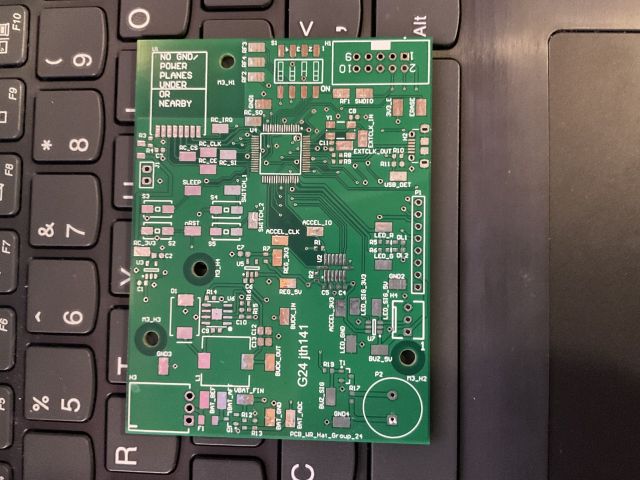
#> input picture Train Images/plain_pcb.jpg, 1280 x 960 px, found by its file name (shown at 1/2 size)
$ python grayscaling.py   (older library calls are emulated)
#> lines starting #> are read from the running program, lines starting #| are printed output that depends on the picture
import cv2
import numpy as np

# Load the image
image = cv2.imread('plain_pcb.jpg')
#> image is the input picture: shape (960, 1280, 3); mean B, G, R 85.1, 97.8, 91.6
image = cv2.resize(image, (int(image.shape[1]*0.7), int(image.shape[0]*0.7)))
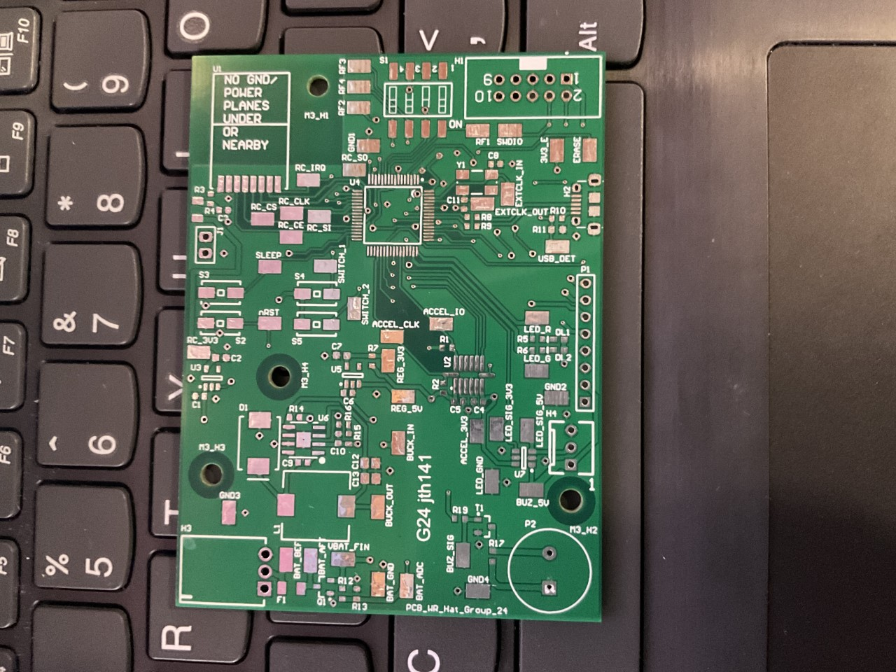
#> image: shape (672, 896, 3); mean B, G, R 85, 97.7, 91.5

# Split the image into its color channels
b, g, r = cv2.split(image)
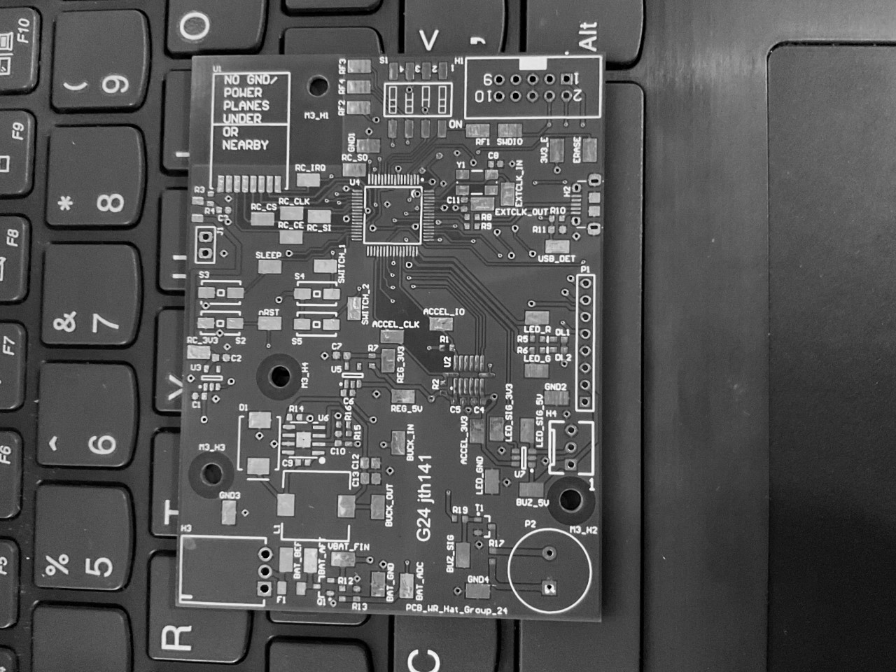
#> b: shape (672, 896); min 0, max 253, mean 85
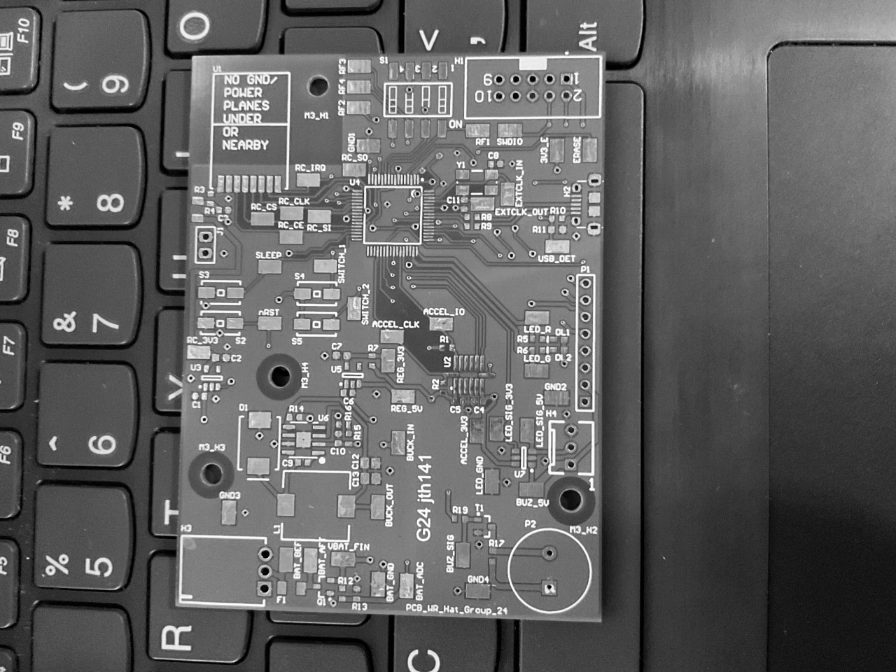
#> g: shape (672, 896); min 0, max 255, mean 97.7
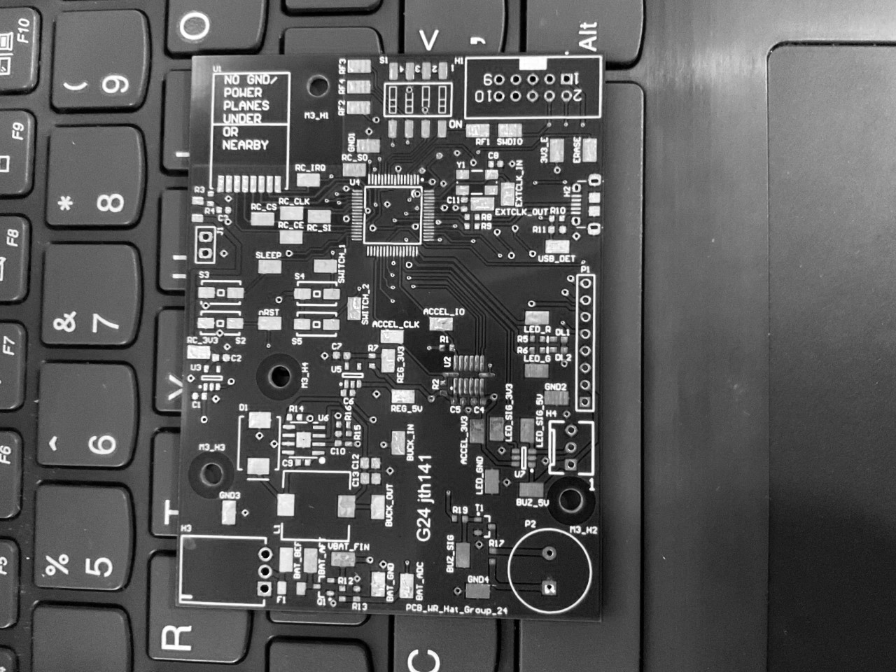
#> r: shape (672, 896); min 0, max 255, mean 91.5

# Calculate the difference between the red and green channels
diff_rg = cv2.subtract(r, g)
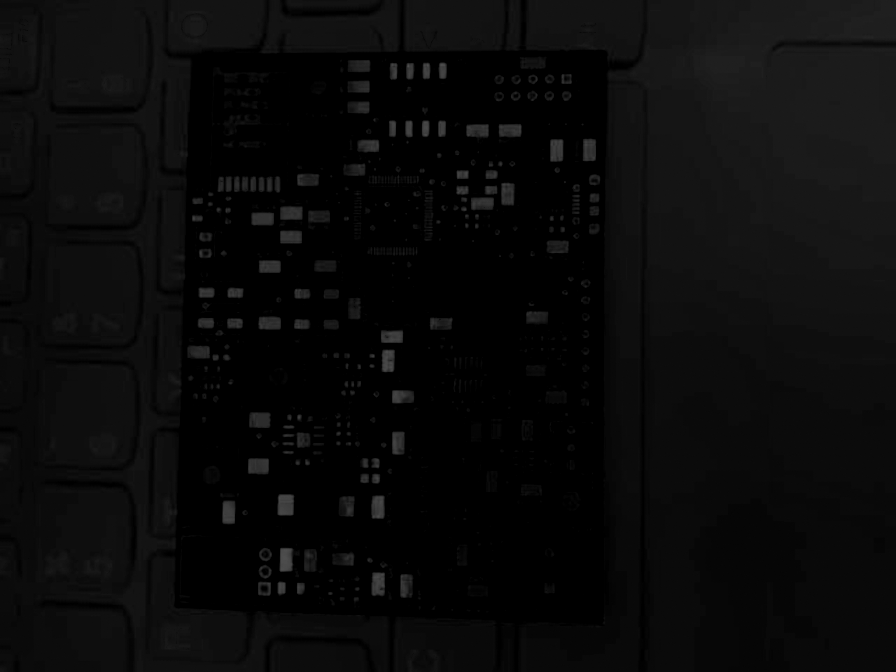
#> diff_rg: shape (672, 896); min 0, max 79, mean 10

# Normalize the difference image
norm_diff_rg = cv2.normalize(diff_rg, None, alpha=0, beta=255, norm_type=cv2.NORM_MINMAX, dtype=cv2.CV_8U)
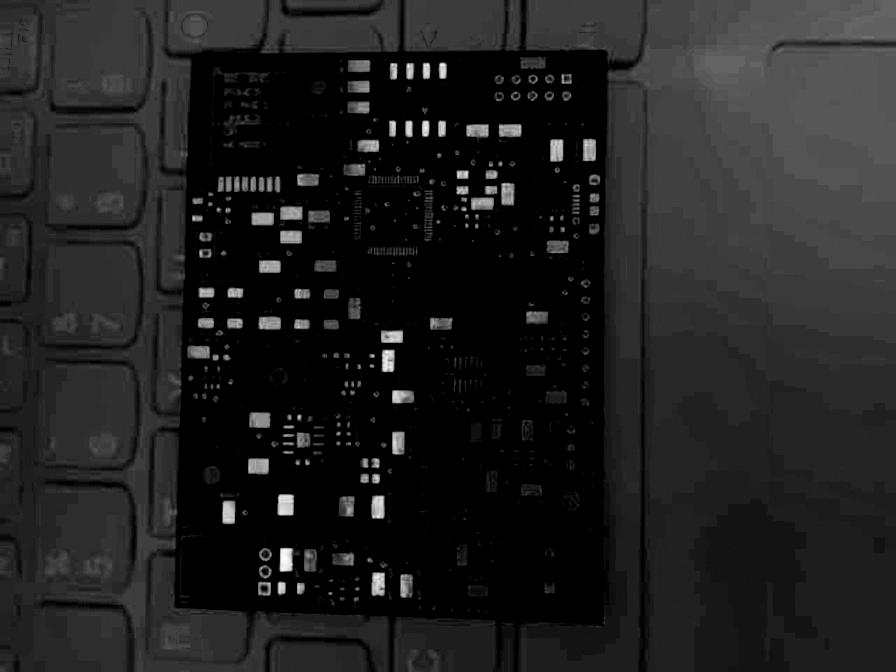
#> norm_diff_rg: shape (672, 896); min 0, max 255, mean 32.2

kernel = np.ones((3,3),np.uint8)
erosion = cv2.erode(norm_diff_rg,kernel,iterations = 1)
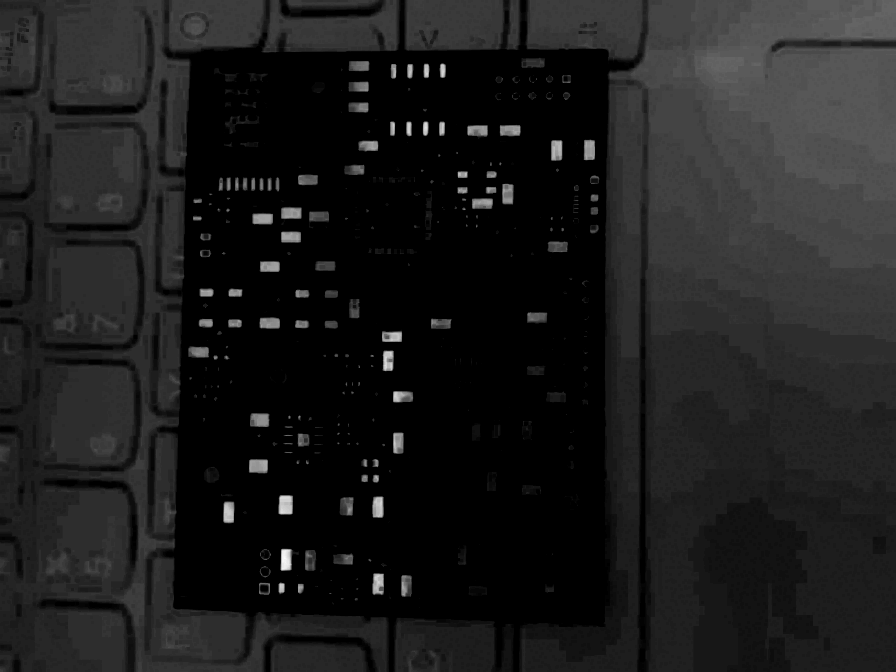
#> erosion: shape (672, 896); min 0, max 252, mean 28.7
closing = cv2.morphologyEx(norm_diff_rg, cv2.MORPH_CLOSE, kernel)
opening = cv2.morphologyEx(norm_diff_rg, cv2.MORPH_OPEN, kernel)

# Display the resulting grayscale image
cv2.imshow('Grayscale Image', norm_diff_rg)
# cv2.imshow('Closing', closing)
# cv2.imshow('Erosion', erosion)
cv2.imshow('Opening', opening)
cv2.waitKey(0)
cv2.destroyAllWindows()

$ run again, with Train Images/IMG_0096.jpg copied over Train Images/plain_pcb.jpg
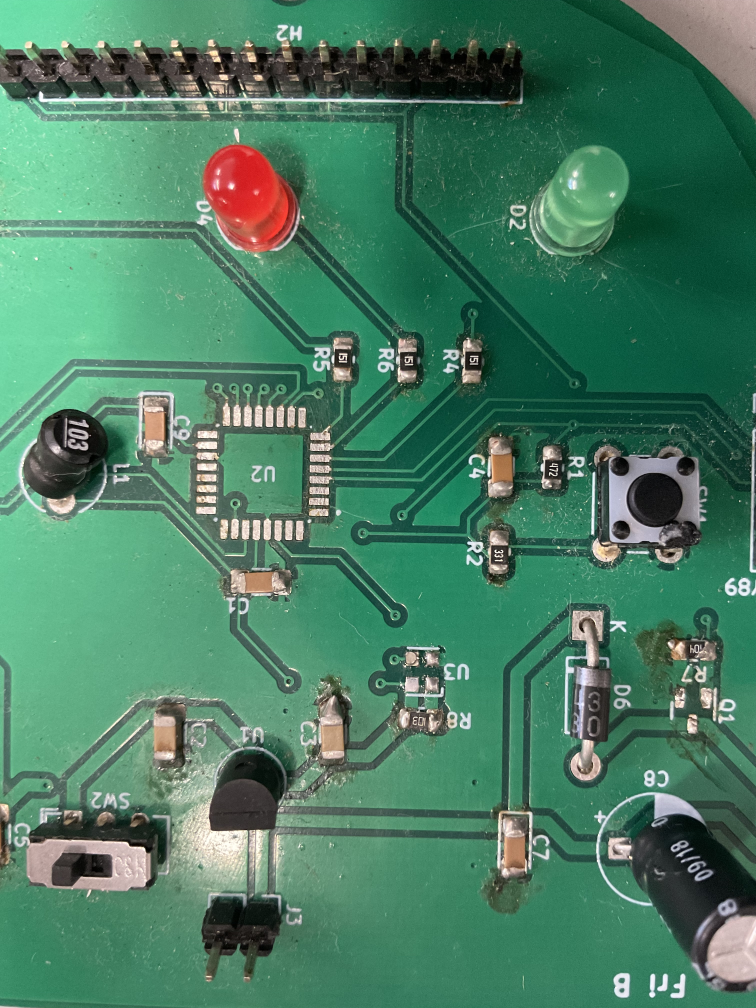
#> input picture Train Images/IMG_0096.jpg, 3024 x 4032 px, found by its file name (shown at 1/4 size)
#> image is the input picture: shape (4032, 3024, 3); mean B, G, R 99.3, 124.9, 73.5
#> image: shape (2822, 2116, 3)
#> `b, g, r = cv2.split(image)`:
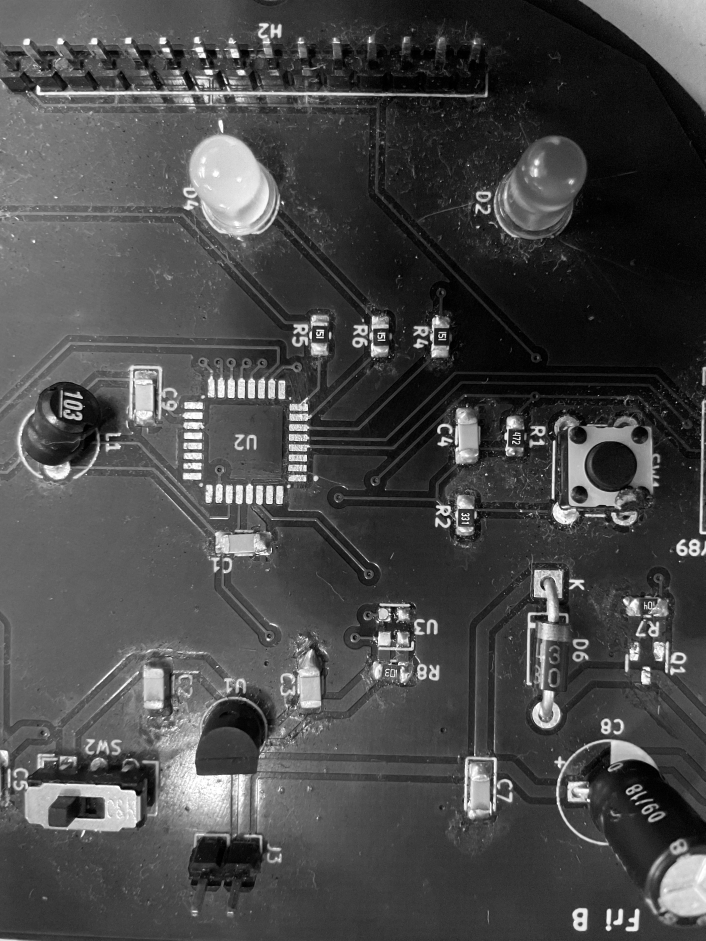
#> r: shape (2822, 2116) (shown at 1/3 size); min 0, max 255, mean 73.4
#> `diff_rg = cv2.subtract(r, g)`:
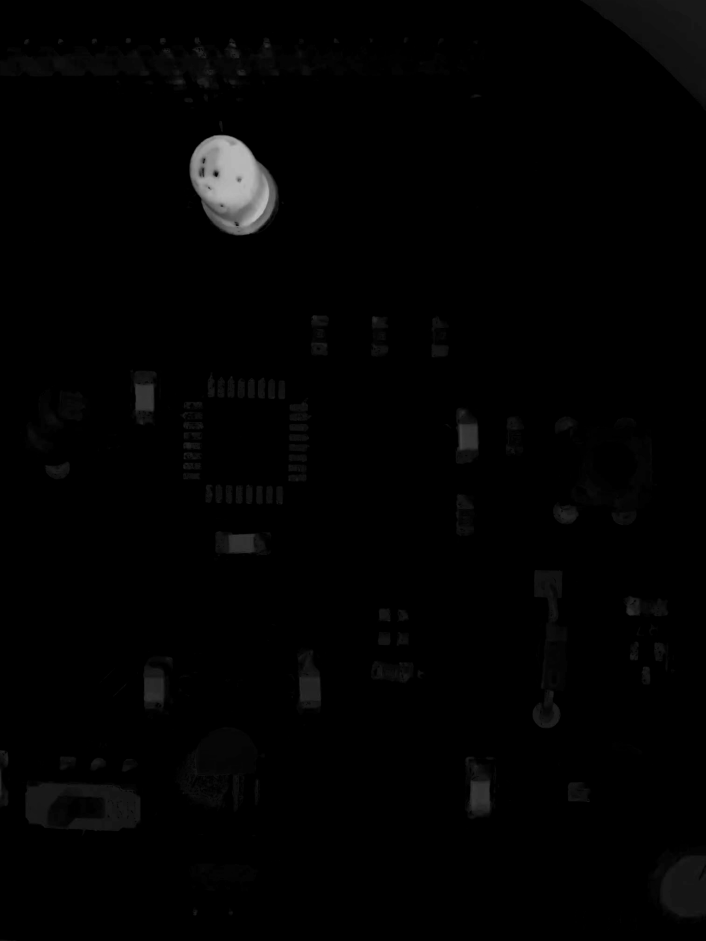
#> diff_rg: shape (2822, 2116) (shown at 1/3 size); min 0, max 191, mean 2.6

$ run again, with Train Images/IMG_0097.jpg copied over Train Images/plain_pcb.jpg
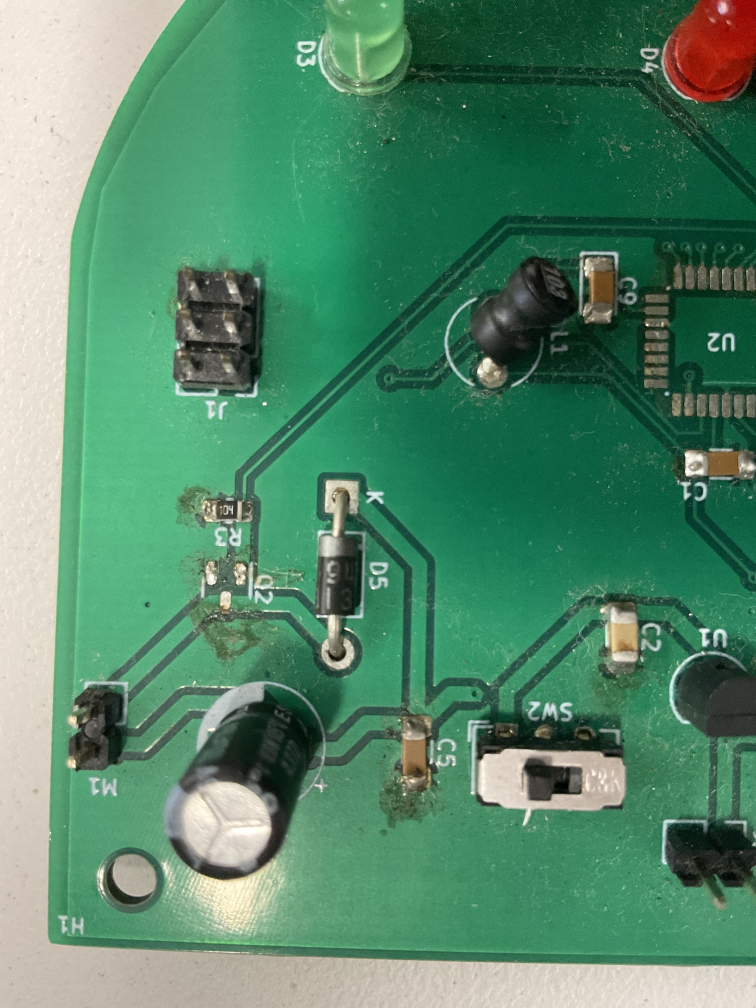
#> input picture Train Images/IMG_0097.jpg, 3024 x 4032 px, found by its file name (shown at 1/4 size)
#> image is the input picture: shape (4032, 3024, 3); mean B, G, R 106.4, 136.2, 84.8
#> image: shape (2822, 2116, 3)
#> `b, g, r = cv2.split(image)`:
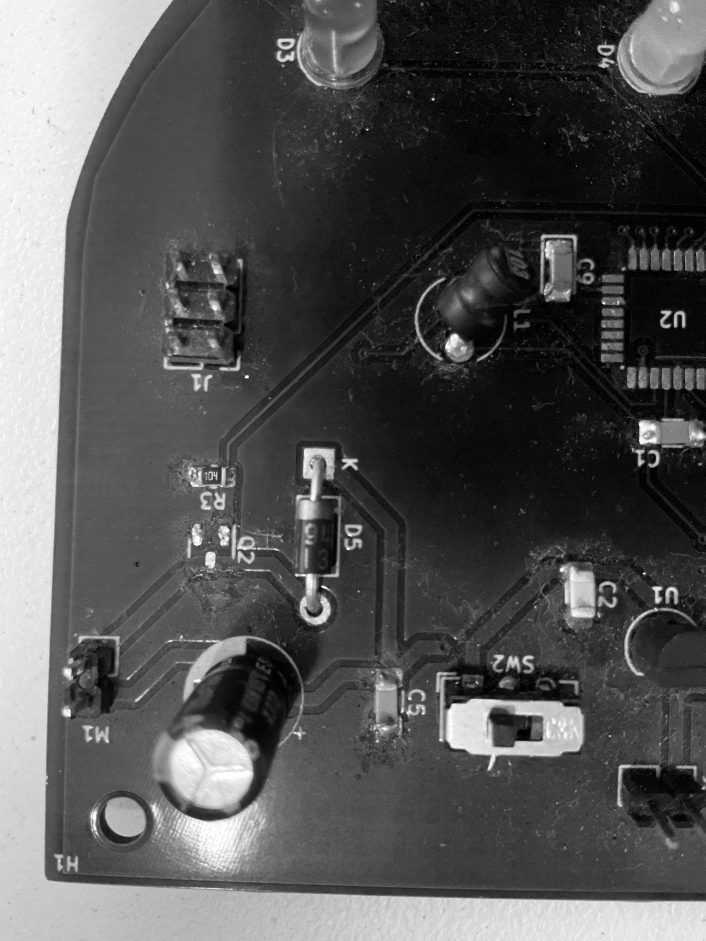
#> r: shape (2822, 2116) (shown at 1/3 size); min 0, max 255, mean 84.7
#> `diff_rg = cv2.subtract(r, g)`:
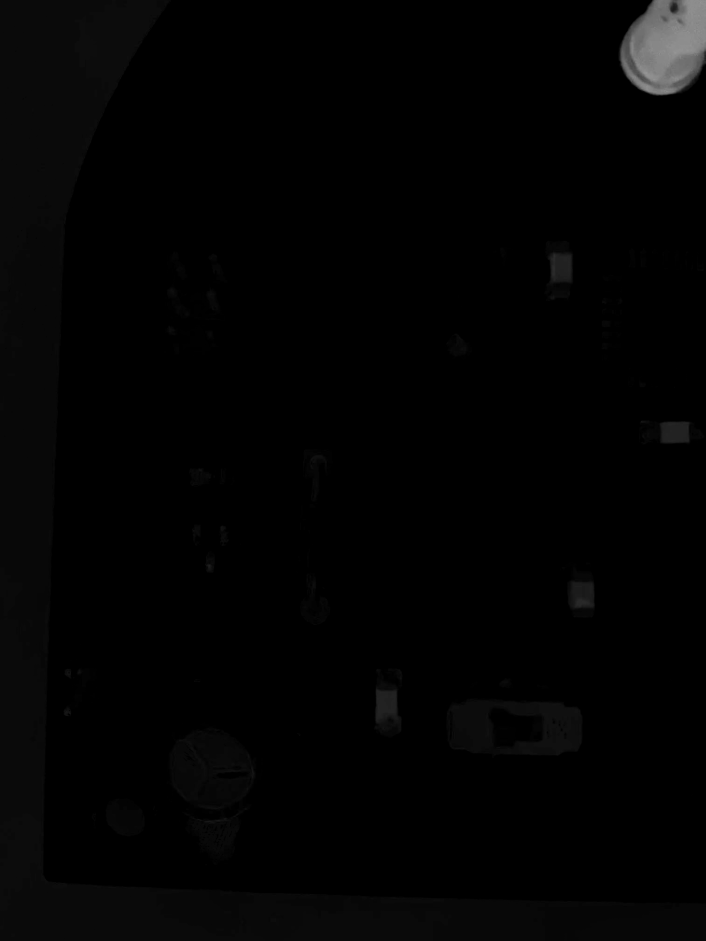
#> diff_rg: shape (2822, 2116) (shown at 1/3 size); min 0, max 157, mean 2.8

$ run again, with Train Images/IMG_0098.jpg copied over Train Images/plain_pcb.jpg
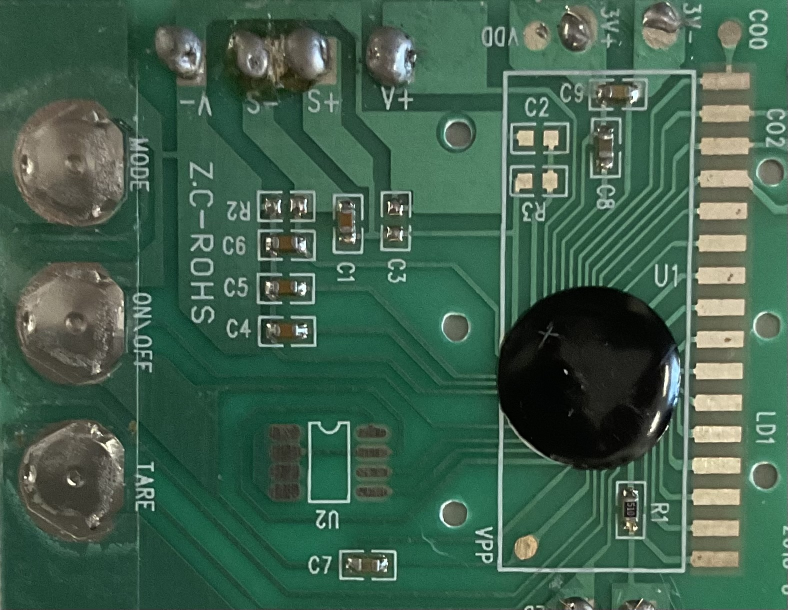
#> input picture Train Images/IMG_0098.jpg, 1575 x 1219 px, found by its file name (shown at 1/2 size)
#> image is the input picture: shape (1219, 1575, 3); mean B, G, R 77.4, 96.2, 65.2
#> image: shape (853, 1102, 3)
#> `diff_rg = cv2.subtract(r, g)`:
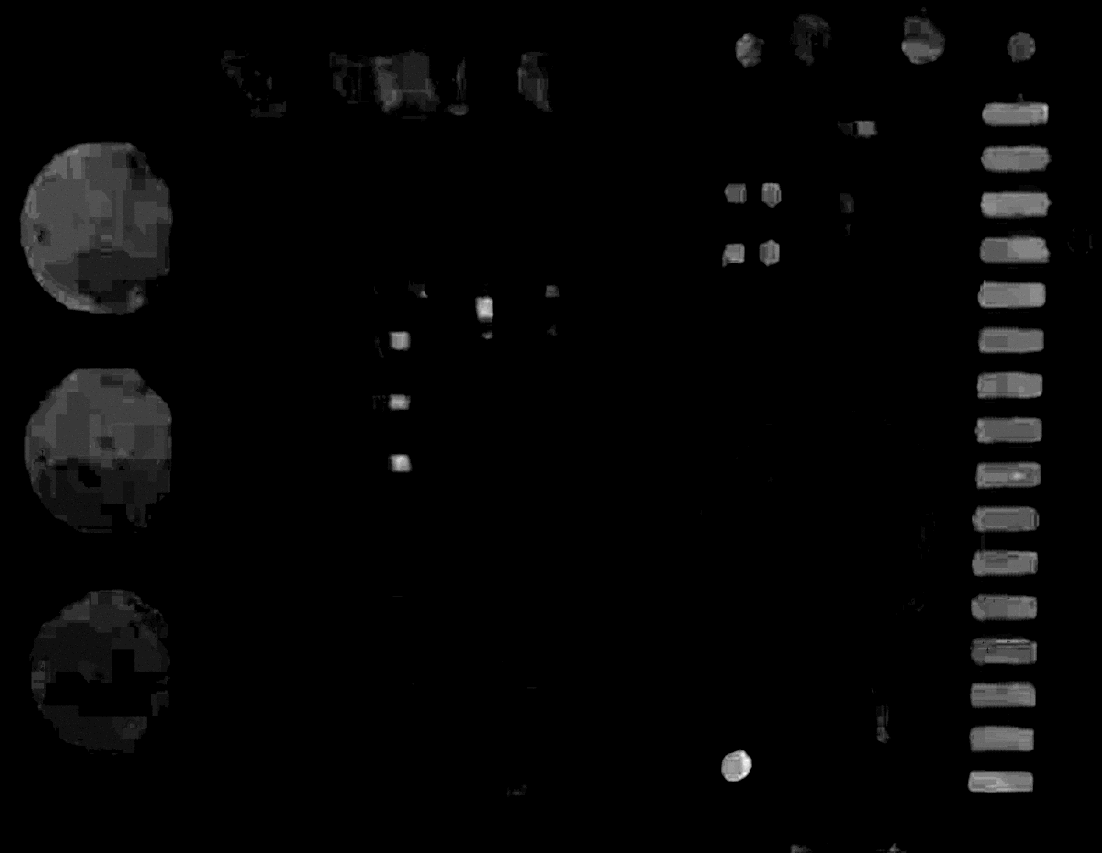
#> diff_rg: shape (853, 1102); min 0, max 31, mean 0.8; drawn with min black and max white
